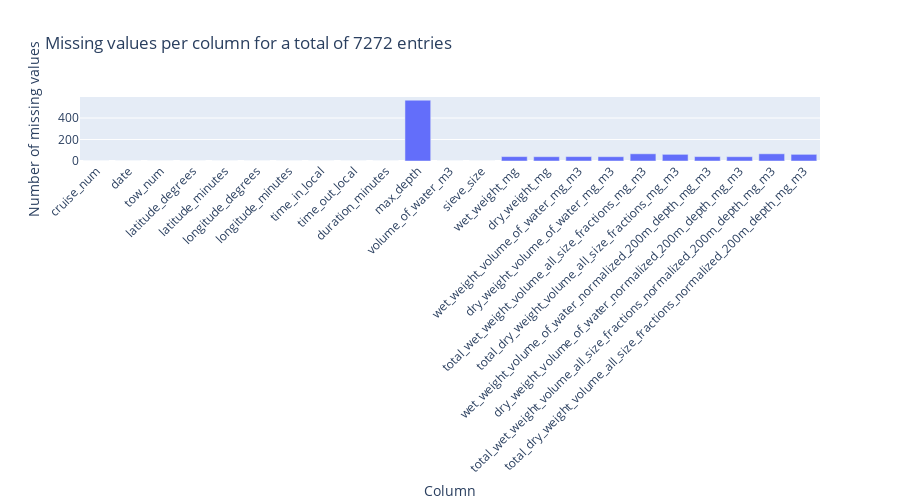

The notebook cell saved with this chart:
### Markdown cell above
We only select the data with a flag equal to 2 (verified/acceptable).

### Code cell
fig = (
    raw_data.isna()
    .sum()
    .plot(
        kind="bar",
        title=f"Missing values per column for a total of {len(raw_data)} entries",
        labels=dict(
            index="Column",
            value="Number of missing values",
        ),
    )
)
# Rotate x-axis labels by 45 degrees
fig.update_xaxes(tickangle=-45)
# multiply the figure ratio of height by 2
fig.update_layout(height=500)
# Remove legend
fig.update_layout(showlegend=False)
fig.show()

### Figure 1 — Plotly figure (JSON) as saved in the notebook; plotly's stock layout.template omitted (floating-point values rounded to 4 significant figures)
{"data": [{"alignmentgroup": "True", "hovertemplate": "variable=0<br>Column=%{x}<br>Number of missing values=%{y}<extra></extra>", "legendgroup": "0", "marker": {"color": "#636efa", "pattern": {"shape": ""}}, "name": "0", "offsetgroup": "0", "orientation": "v", "showlegend": true, "textposition": "auto", "type": "bar", "x": ["cruise_num", "date", "tow_num", "latitude_degrees", "latitude_minutes", "longitude_degrees", "longitude_minutes", "time_in_local", "time_out_local", "duration_minutes", "max_depth", "volume_of_water_m3", "sieve_size", "wet_weight_mg", "dry_weight_mg", "wet_weight_volume_of_water_mg_m3", "dry_weight_volume_of_water_mg_m3", "total_wet_weight_volume_all_size_fractions_mg_m3", "total_dry_weight_volume_all_size_fractions_mg_m3", "wet_weight_volume_of_water_normalized_200m_depth_mg_m3", "dry_weight_volume_of_water_normalized_200m_depth_mg_m3", "total_wet_weight_volume_all_size_fractions_normalized_200m_depth_mg_m3", "total_dry_weight_volume_all_size_fractions_normalized_200m_depth_mg_m3"], "xaxis": "x", "y": [0, 0, 0, 0, 0, 0, 0, 0, 0, 0, 566, 0, 0, 41, 40, 41, 40, 67, 62, 41, 40, 67, 62], "yaxis": "y"}], "layout": {"barmode": "relative", "height": 500, "legend": {"title": {"text": "variable"}, "tracegroupgap": 0}, "showlegend": false, "title": {"text": "Missing values per column for a total of 7272 entries"}, "xaxis": {"anchor": "y", "domain": [0, 1], "tickangle": -45, "title": {"text": "Column"}}, "yaxis": {"anchor": "x", "domain": [0, 1], "title": {"text": "Number of missing values"}}}}
